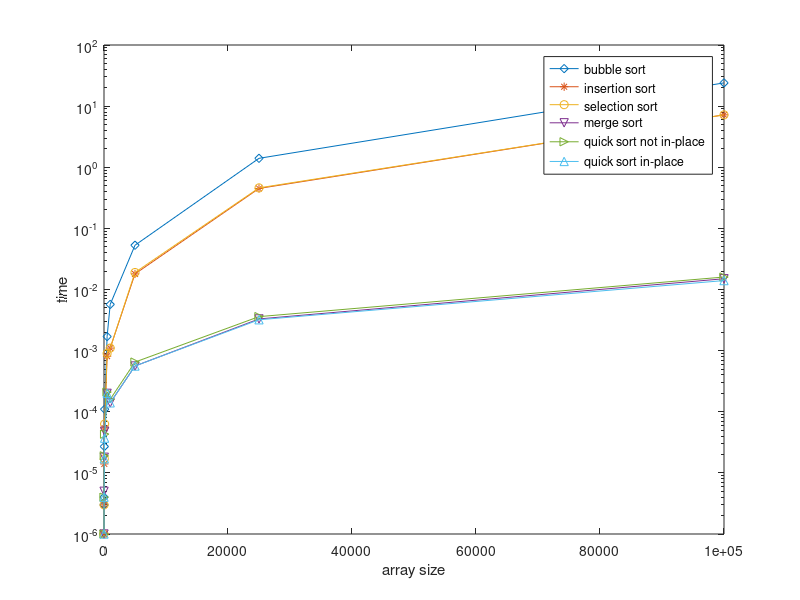

The MATLAB source for this figure:
clear all,clc;
t0=[3e-6 4e-6 2.7e-5 1.1e-4 1.7e-3 0.0057 0.053 1.4 24];
t1=[1e-6 3e-6 1.4e-5 5.4e-5 8.1e-4 0.0011 0.018 0.45 7.2];
t2=[1e-6 3e-6 1.7e-5 6.3e-5 9e-4 0.0011 0.019 0.46 7.2];
t3=[1e-6 5e-6 1.8e-5 4.8e-5 2e-4 1.4e-4 5.6e-4 0.0033 0.015];
t4=[1e-6 4e-6 1.9e-5 4.3e-5 2.1e-4 1.6e-4 6.5e-4 0.0036 0.016];
t5=[1e-6 4e-6 1.7e-5 3.7e-5 2e-4 1.4e-4 5.6e-4 0.0032 0.014];
size=[1 10 50 100 500 1000 5000 25000 100000];
semilogy(size,t0,'d-',size,t1,'*-',size,t2,'o-',size,t3,'v-',size,t4,'>-',size,t5,'^-');
xlabel('array size');
ylabel('time');
legend('bubble sort','insertion sort','selection sort','merge sort','quick sort not in-place','quick sort in-place');